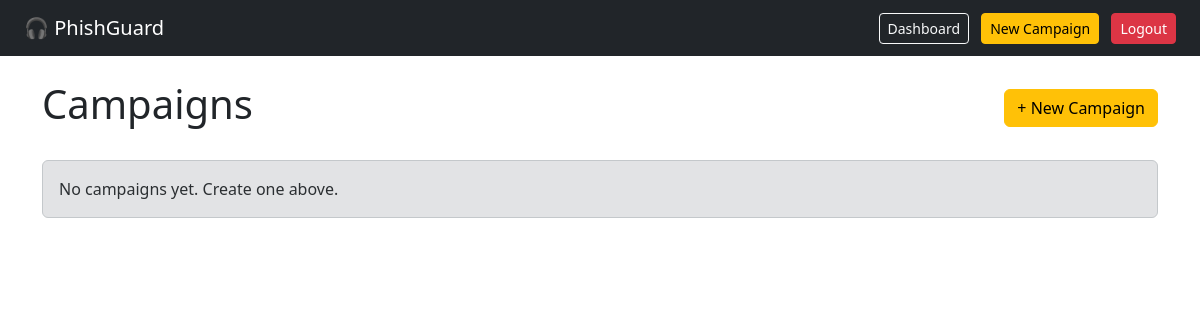
Before: /campaigns/ (signed in) with the older database file.
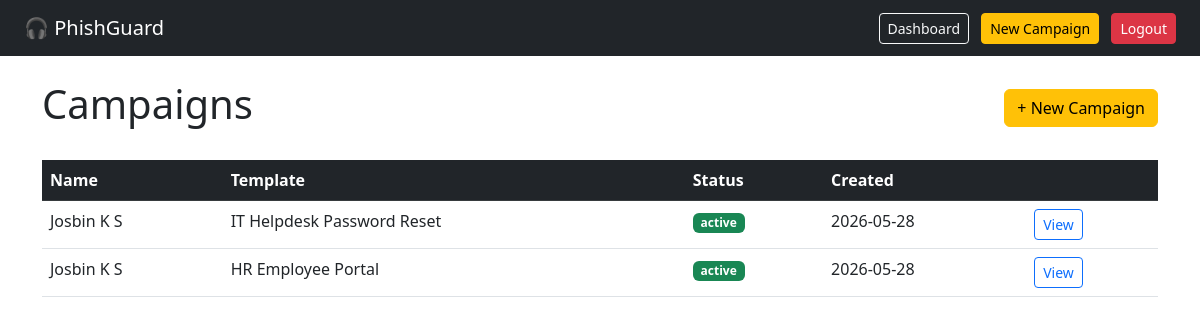
After: the same page with the newer database file.
### app/models.py (models this page shows)
class Campaign(db.Model):
    __tablename__ = 'campaigns'
    id            = db.Column(db.Integer, primary_key=True)
    name          = db.Column(db.String(150), nullable=False)
    template_id   = db.Column(db.Integer, db.ForeignKey('templates.id'))
    created_by    = db.Column(db.Integer, db.ForeignKey('admin_users.id'))
    status        = db.Column(db.String(20), default='active')
    created_at    = db.Column(db.DateTime, default=datetime.utcnow)
    targets       = db.relationship('Target', backref='campaign', lazy=True, cascade='all, delete')
    creator       = db.relationship('AdminUser', backref='campaigns')

class PhishTemplate(db.Model):
    __tablename__ = 'templates'
    id            = db.Column(db.Integer, primary_key=True)
    name          = db.Column(db.String(100), nullable=False)
    slug          = db.Column(db.String(50), unique=True, nullable=False)
    difficulty    = db.Column(db.String(20), default='medium')
    email_subject = db.Column(db.String(200))
    email_body    = db.Column(db.Text)
    created_at    = db.Column(db.DateTime, default=datetime.utcnow)
    campaigns     = db.relationship('Campaign', backref='template', lazy=True)

### app/campaigns/routes.py (the view)
@campaigns_bp.route('/')
@login_required
def list_campaigns():
    campaigns = Campaign.query.order_by(Campaign.created_at.desc()).all()
    return render_template('campaigns/list.html', campaigns=campaigns)

### app/models.py (called while the page is built)
@login_manager.user_loader
def load_user(user_id):
    return AdminUser.query.get(int(user_id))

### app/templates/campaigns/list.html
{% extends 'base.html' %}
{% block content %}
<div class="d-flex justify-content-between align-items-center mb-4">
  <h1>Campaigns</h1>
  <a href="/campaigns/new" class="btn btn-warning">+ New Campaign</a>
</div>
{% if campaigns %}
<table class="table table-hover">
  <thead class="table-dark">
    <tr><th>Name</th><th>Template</th><th>Status</th><th>Created</th><th></th></tr>
  </thead>
  <tbody>
  {% for c in campaigns %}
    <tr>
      <td>{{ c.name }}</td>
      <td>{{ c.template.name }}</td>
      <td><span class="badge bg-{{ 'success' if c.status == 'active' else 'secondary' }}">{{ c.status }}</span></td>
      <td>{{ c.created_at.strftime('%Y-%m-%d') }}</td>
      <td><a href="/campaigns/{{ c.id }}" class="btn btn-sm btn-outline-primary">View</a></td>
    </tr>
  {% endfor %}
  </tbody>
</table>
{% else %}
<div class="alert alert-secondary">No campaigns yet. Create one above.</div>
{% endif %}
{% endblock %}

### app/templates/base.html (shortened to what this page needs)
<!DOCTYPE html>
<html>
<head>
  <link rel="stylesheet" href="https://cdn.jsdelivr.net/npm/bootstrap@5.3.0/dist/css/bootstrap.min.css">
</head>
<body>
<nav class="navbar navbar-dark bg-dark px-4 mb-4">
  <a class="navbar-brand" href="#">🎧 PhishGuard</a>
  <div>
    <a href="/campaigns" class="btn btn-sm btn-outline-light me-2">Dashboard</a>
    <a href="/campaigns/new" class="btn btn-sm btn-warning me-2">New Campaign</a>
    <a href="/logout" class="btn btn-sm btn-danger">Logout</a>
  </div>
</nav>
<div class="container">
  {% block content %}{% endblock %}
</div>
</body>
</html>

Changed rows visible on the page:
added Campaign: name "Josbin K S", template.name "IT Helpdesk Password Reset", status "active", created_at "2026-05-28"
added Campaign: name "Josbin K S", template.name "HR Employee Portal", status "active", created_at "2026-05-28"
Other visible differences:
text no longer shown: "No campaigns yet. Create one above."
text now shown: "Name Template Status Created"
